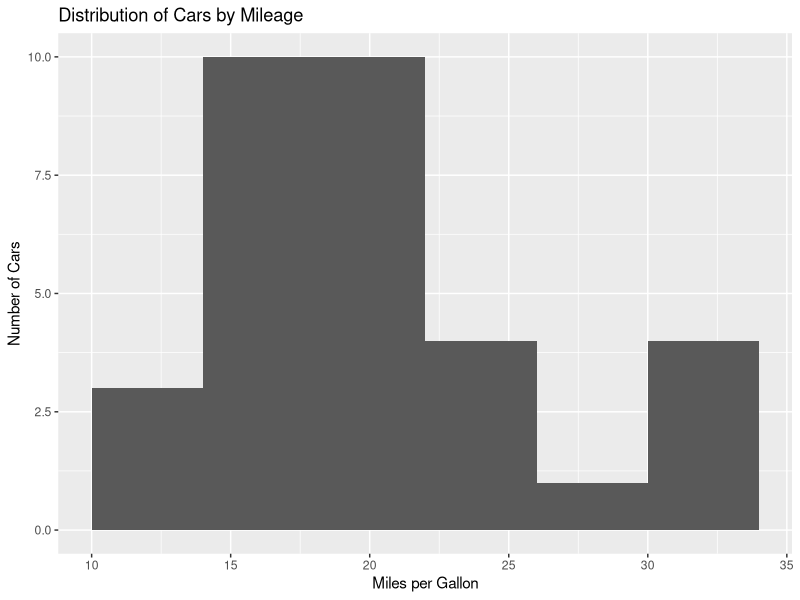
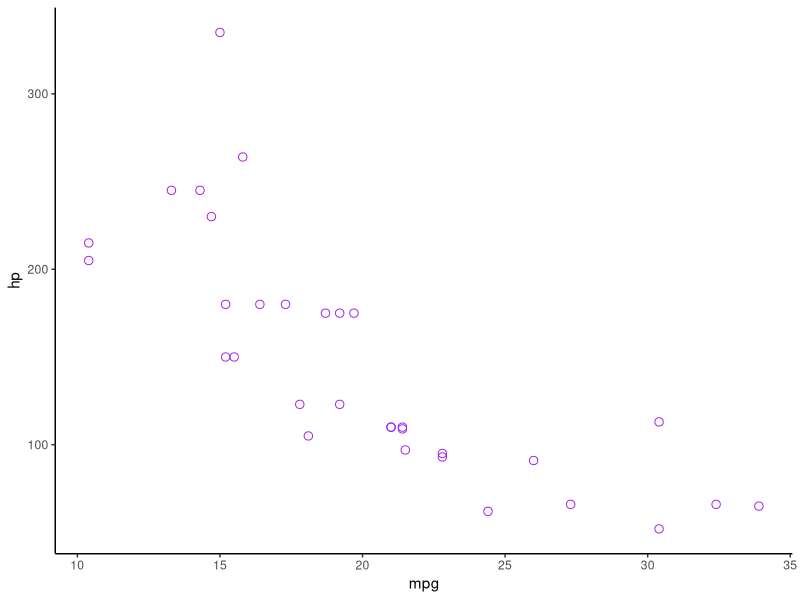

Write R code to recreate these figures, in order.
str(mtcars)
names(mtcars)
head(mtcars)
summary(mtcars)

library(ggplot2)
ggplot(mtcars, aes(mpg)) +
  geom_histogram(binwidth = 4) + xlab('Miles per Gallon') + ylab('Number of Cars') + 
  ggtitle('Distribution of Cars by Mileage')
#creat scatterplot
ggplot(mtcars,aes(x = mpg, y = hp))+
  
  geom_point(color = "purple", size = 2.5, shape = 1)+ theme_classic()
